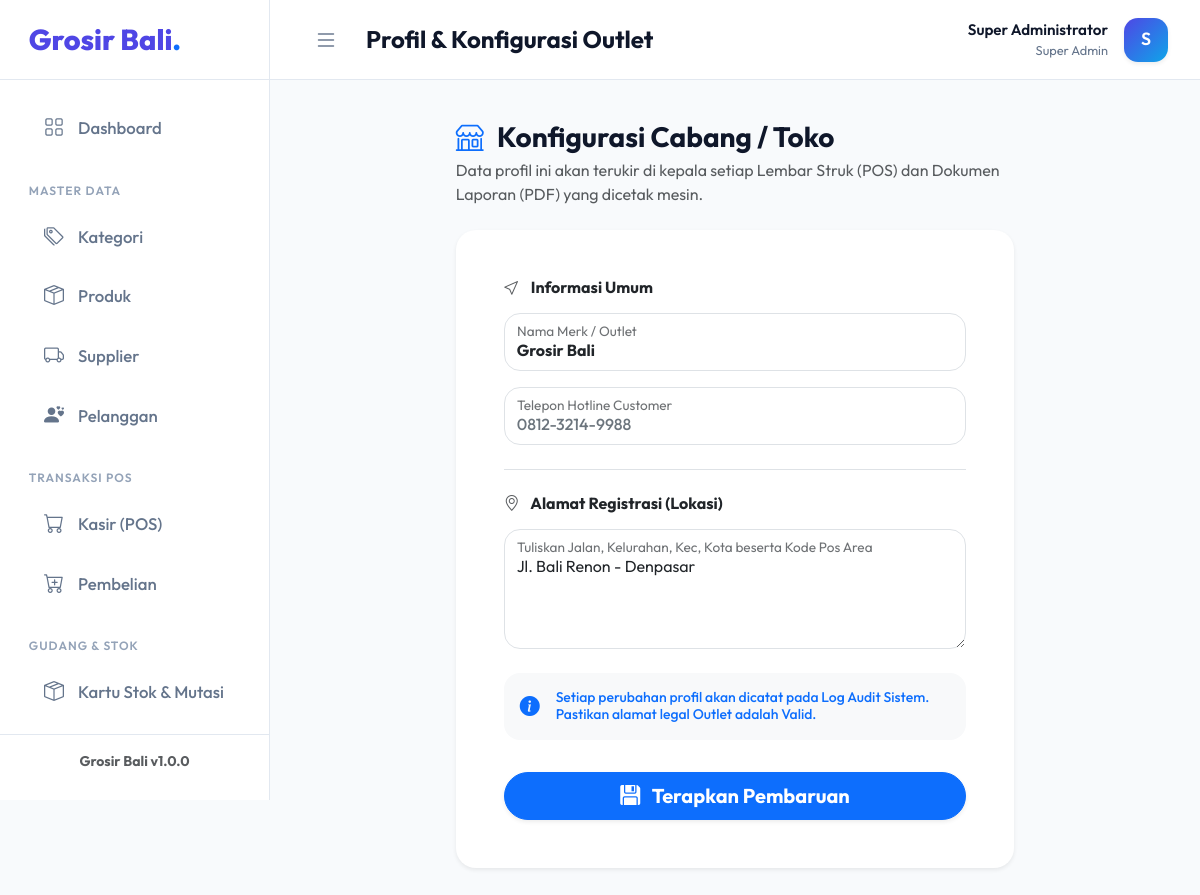
Screenshot of /profil_toko.php (signed in) with the database file from the repository.
### tables this page shows
CREATE TABLE `konfigurasi` (
  `id_konfig` int(11) NOT NULL,
  `nama_toko` varchar(100) DEFAULT NULL,
  `alamat` varchar(255) DEFAULT NULL,
  `telepon` varchar(20) DEFAULT NULL,
  `logo` varchar(255) DEFAULT NULL
);

### helpers/security_helper.php (called while the page is built, shortened)
<?php
function getNamaToko() {
    try {
        $db = Database::dapatkanKoneksi();
        $q = $db->query("SELECT nama_toko FROM konfigurasi LIMIT 1")->fetchColumn();
        return $q ? $q : 'Toko POS';
    } catch (Exception $e) {
        return 'Toko POS';
    }
}

### profil_toko.php (the view, shortened to what this page needs)
<?php
require_once 'helpers/security_helper.php';
$pageTitle = "Profil & Konfigurasi Outlet";
$currentPage = "profil";
$db = Database::dapatkanKoneksi();
$konfInfo = $db->query("SELECT * FROM konfigurasi LIMIT 1")->fetch() ?: ['nama_toko'=>'', 'alamat'=>'', 'telepon'=>''];
require_once 'views/layouts/header.php';
require_once 'views/layouts/sidebar.php';
?>
<div class="main-content">
    <div class="row justify-content-center">
        <div class="col-lg-8">
            <h3 class="fw-bold mb-1"><i class="bi bi-shop text-primary me-2"></i> Konfigurasi Cabang / Toko</h3>
            <p class="text-muted mb-4 d-block">Data profil ini akan terukir di kepala setiap Lembar Struk (POS) dan Dokumen Laporan (PDF) yang dicetak mesin.</p>
            <div class="card border-0 shadow-sm" style="border-radius:20px;">
                <div class="card-body p-4 p-md-5">
                    <form id="formProfil">
                        <h6 class="fw-bold text-dark mb-3"><i class="bi bi-cursor me-2 text-muted"></i> Informasi Umum</h6>
                        <div class="form-floating mb-3">
                            <input type="text" class="form-control rounded-4 fw-bold" name="nama_toko" value="<?= htmlspecialchars($konfInfo['nama_toko']) ?>" placeholder="-" required>
                            <label>Nama Merk / Outlet</label>
                        </div>
                        <div class="form-floating mb-4">
                            <input type="text" class="form-control rounded-4 fw-medium text-secondary" name="telepon" value="<?= htmlspecialchars($konfInfo['telepon']) ?>" placeholder="-" required>
                            <label>Telepon Hotline Customer</label>
                        </div>
                        <h6 class="fw-bold text-dark mt-4 mb-3 border-top pt-4"><i class="bi bi-geo-alt me-2 text-muted"></i> Alamat Registrasi (Lokasi)</h6>
                        <div class="form-floating mb-4">
                            <textarea class="form-control rounded-4" name="alamat" style="height: 120px;" placeholder="-" required><?= htmlspecialchars($konfInfo['alamat']) ?></textarea>
                            <label>Tuliskan Jalan, Kelurahan, Kec, Kota beserta Kode Pos Area</label>
                        </div>
                        <div class="d-flex align-items-center bg-light p-3 rounded-4 mt-2 mb-4 text-primary">
                            <i class="bi bi-info-circle-fill me-3 fs-5"></i>
                            <div class="small fw-medium lh-sm">Setiap perubahan profil akan dicatat pada Log Audit Sistem. Pastikan alamat legal Outlet adalah Valid.</div>
                        </div>
                        <div class="d-grid text-end mt-4 pt-2">
                             <button type="submit" class="btn btn-primary btn-lg rounded-pill fw-bold shadow-sm" id="btnSimpanProfil">
                                <i class="bi bi-floppy-fill me-2"></i> Terapkan Pembaruan
                             </button>
                        </div>
                    </form>
                </div>
            </div>
        </div>
    </div>
</div>
<?php require_once 'views/layouts/footer.php'; ?>

### views/layouts/sidebar.php (shortened to what this page needs)
<nav id="sidebar">
    <div class="sidebar-header">
        <h3><?= htmlspecialchars(getNamaToko()) ?><span class="text-primary">.</span></h3>
    </div>
    <ul class="list-unstyled components">
        <li class="<?= ($currentPage === 'dashboard') ? 'active' : '' ?>">
            <a href="dashboard.php">
                <i class="bi bi-grid"></i> Dashboard
            </a>
        </li>
        <li class="sidebar-heading mt-3">Master Data</li>
        <li class="<?= ($currentPage === 'kategori') ? 'active' : '' ?>">
            <a href="kategori.php">
                <i class="bi bi-tags"></i> Kategori
            </a>
        </li>
        <li class="<?= ($currentPage === 'produk') ? 'active' : '' ?>">
            <a href="produk.php">
                <i class="bi bi-box-seam"></i> Produk
            </a>
        </li>
        <li class="<?= ($currentPage === 'supplier') ? 'active' : '' ?>">
            <a href="supplier.php">
                <i class="bi bi-truck"></i> Supplier
            </a>
        </li>
        <li class="<?= ($currentPage === 'pelanggan') ? 'active' : '' ?>">
            <a href="pelanggan.php">
                <i class="bi bi-person-hearts"></i> Pelanggan
            </a>
        </li>
        <li class="sidebar-heading mt-3">Transaksi POS</li>
        <li class="<?= ($currentPage === 'pos') ? 'active' : '' ?>">
            <a href="point_of_sales.php">
                <i class="bi bi-cart"></i> Kasir (POS)
            </a>
        </li>
        <li class="<?= ($currentPage === 'pembelian') ? 'active' : '' ?>">
            <a href="pembelian.php">
                <i class="bi bi-cart-plus"></i> Pembelian
            </a>
        </li>
        <li class="sidebar-heading mt-3">Gudang & Stok</li>
        <li class="<?= ($currentPage === 'gudang') ? 'active' : '' ?>">
            <a href="gudang.php">
                <i class="bi bi-box-seam"></i> Kartu Stok & Mutasi
            </a>
        </li>
    </ul>
    <div class="px-3 pb-4 pt-3 mt-auto border-top text-center" style="border-color: var(--border-color)!important;">
        <p class="mb-1 fw-bold text-muted small"><?= htmlspecialchars(getNamaToko()) ?> v1.0.0</p>
    </div>
</nav>
<div id="content">
    <nav class="top-navbar">
        <div class="d-flex align-items-center">
            <button class="btn-toggle" id="sidebarCollapse">
                <i class="bi bi-list"></i>
            </button>
            <h4 class="mb-0 ms-3 fw-bold d-none d-md-block" style="color: var(--text-main);"><?= htmlspecialchars($pageTitle ?? 'Dashboard', ENT_QUOTES) ?></h4>
        </div>
        <div class="user-profile dropdown">
            <div class="d-flex align-items-center" data-bs-toggle="dropdown" aria-expanded="false" style="cursor:pointer">
                <div class="user-info text-end me-3 d-none d-sm-block">
                    <p class="name"><?= htmlspecialchars($_SESSION['nama_lengkap'] ?? 'User Web') ?></p>
                    <p class="role"><?= htmlspecialchars($_SESSION['nama_role'] ?? 'Administrator') ?></p>
                </div>
                <div class="user-avatar shadow-sm">
                    <?= strtoupper(substr($_SESSION['nama_lengkap'] ?? 'U', 0, 1)) ?>
                </div>
            </div>
        </div>
    </nav>

### views/layouts/header.php (style rules this page uses)
:root { --primary: #4f46e5; --primary-hover: #4338ca; --secondary: #64748b; --bg-body: #f8fafc; --bg-surface: #ffffff; --border-color: #e2e8f0; --text-main: #0f172a; --text-muted: #64748b; --sidebar-width: 270px; }
body { font-family: 'Outfit', sans-serif; background-color: var(--bg-body); color: var(--text-main); overflow-x: hidden; }
#sidebar { min-width: var(--sidebar-width); max-width: var(--sidebar-width); background: var(--bg-surface); transition: all 0.3s; border-right: 1px solid var(--border-color); height: 100vh; display: flex; flex-direction: column; position: fixed; z-index: 1000; }
.sidebar-header { padding: 1.5rem 1.8rem; display: flex; align-items: center; border-bottom: 1px solid var(--border-color); min-height: 80px; }
.sidebar-header h3 { margin: 0; font-weight: 800; color: var(--primary); font-size: 1.8rem; letter-spacing: 0px; }
ul.components { padding: 1rem 0; flex-grow: 1; overflow-y: auto; }
ul.components li a { padding: 0.8rem 1.5rem; display: flex; align-items: center; font-size: 1.05rem; color: var(--secondary); font-weight: 500; text-decoration: none; transition: 0.2s cubic-bezier(0.4, 0, 0.2, 1); margin: 0.25rem 1.25rem; border-radius: 12px; }
ul.components li a i { margin-right: 14px; font-size: 1.25rem; }
.sidebar-heading { padding: 10px 1.8rem 5px; color: #94a3b8; font-size: 0.75rem; font-weight: 600; letter-spacing: 1px; text-transform: uppercase; }
#content { width: calc(100% - var(--sidebar-width)); min-height: 100vh; margin-left: var(--sidebar-width); transition: all 0.3s; display: flex; flex-direction: column; }
.top-navbar { background: var(--bg-surface); padding: 0 2rem; min-height: 80px; border-bottom: 1px solid var(--border-color); display: flex; justify-content: space-between; align-items: center; position: sticky; top: 0; z-index: 999; }
.btn-toggle { background: transparent; border: none; color: var(--text-muted); font-size: 1.5rem; cursor: pointer; padding: 8px 12px; border-radius: 10px; transition: 0.2s; }
.user-profile { display: flex; align-items: center; gap: 12px; cursor: pointer; }
.user-avatar { width: 44px; height: 44px; border-radius: 14px; background: linear-gradient(135deg, #4f46e5, #0ea5e9); color: white; display: flex; align-items: center; justify-content: center; font-weight: 600; font-size: 1.1rem; }
.user-info .name { font-weight: 600; font-size: 0.95rem; margin: 0; color: var(--text-main); }
.user-info .role { font-size: 0.8rem; color: var(--text-muted); margin: 0; }
.main-content { padding: 2.5rem; flex-grow: 1; }

### rows the page displays
konfigurasi: nama_toko "Grosir Bali", telepon "0812-3214-9988", alamat "Jl. Bali Renon - Denpasar"

### other values shown
$pageTitle "Profil & Konfigurasi Outlet"
$_SESSION['nama_lengkap'] "Super Administrator"
$_SESSION['nama_role'] "Super Admin"
substr($_SESSION['nama_lengkap'] ?? 'U', 0, 1) "S"
